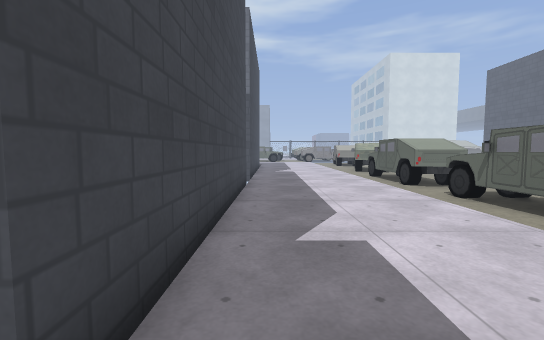
View 1 (above)

18 first-person views from a walk through a level from a Godot 3-D game. The camera is 1.2 m above the floor, tilts 4° down and sees 90° across. The floor is counted in squares, 1 m on a side. Each view is taken from the middle of a square. On the plan, view 1 faces up. The plan holds only what a view shows up to about 13 squares ahead; the rest is blank. The place goes on beyond the plan. Characters and animated objects are not drawn. Some surface patterns are stand-ins.

View 2
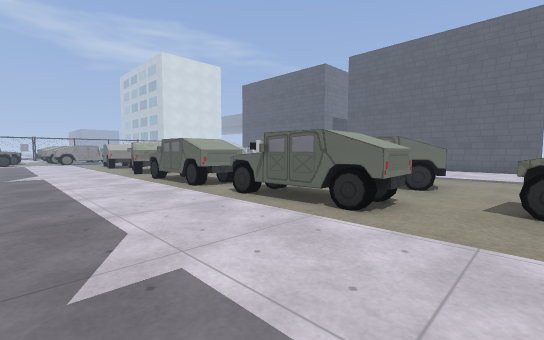

View 3
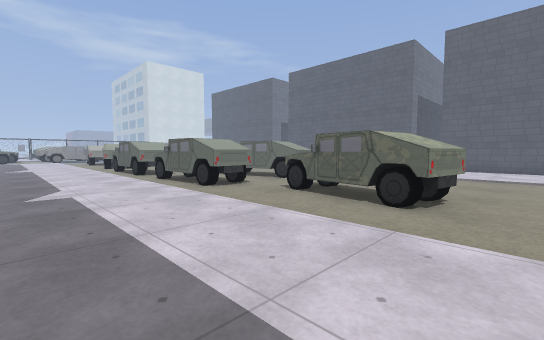

View 4
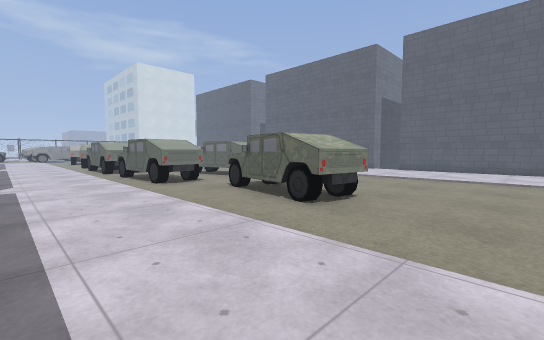

View 5
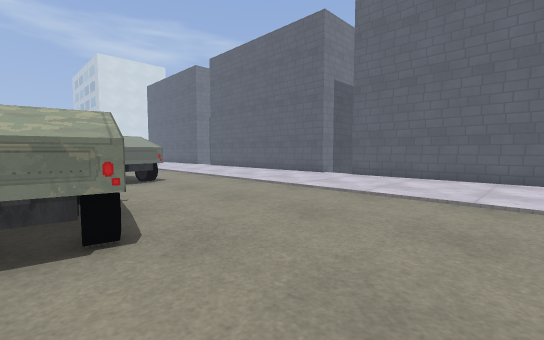

View 6
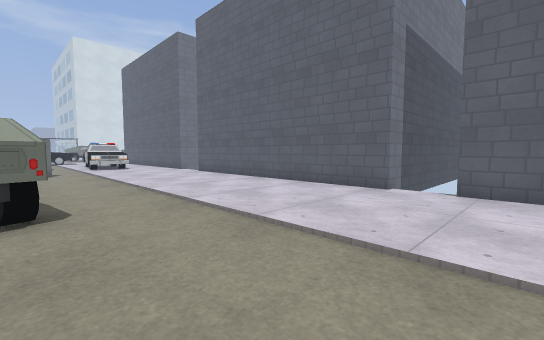

View 7
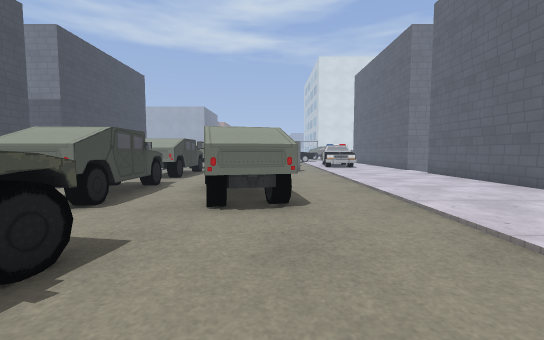

View 8
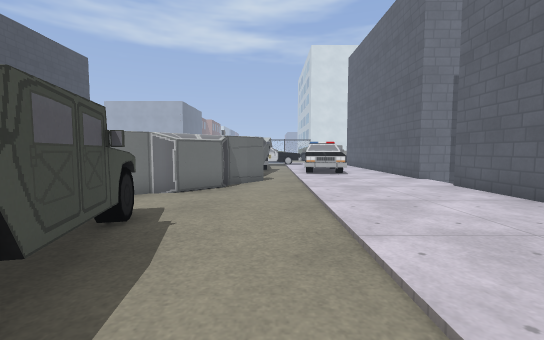

View 9
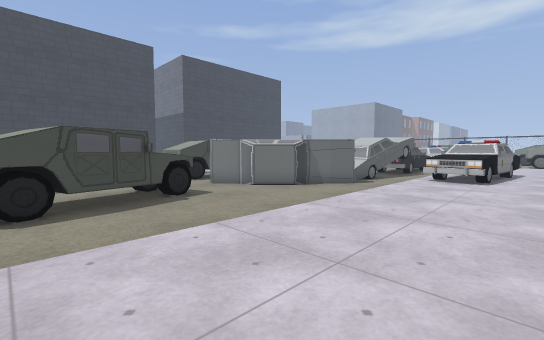

View 10
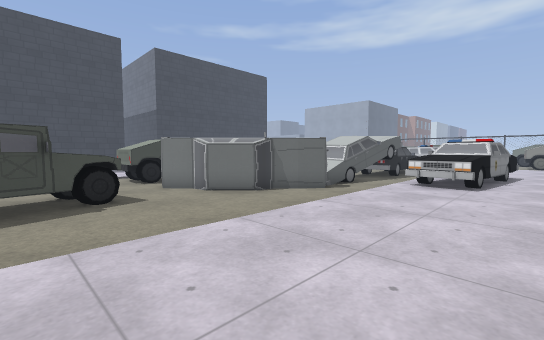

View 11
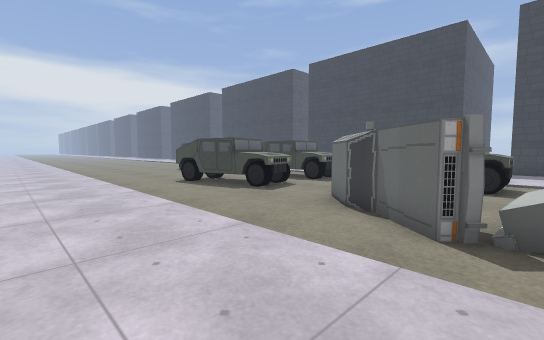

View 12
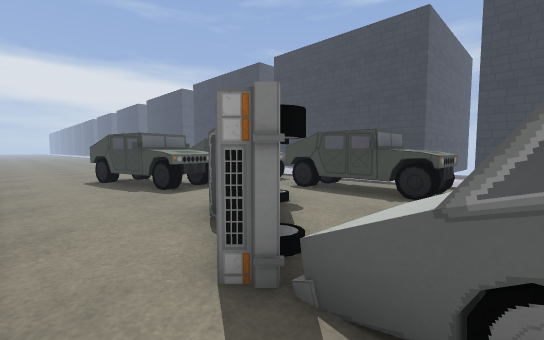

View 13
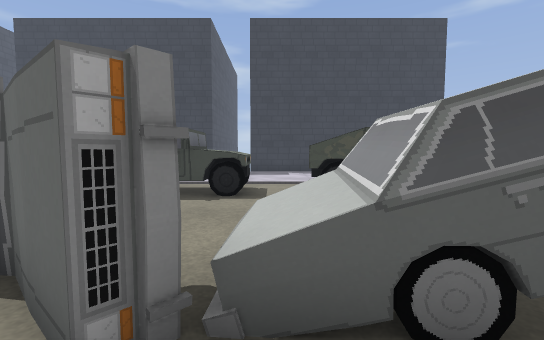

View 14
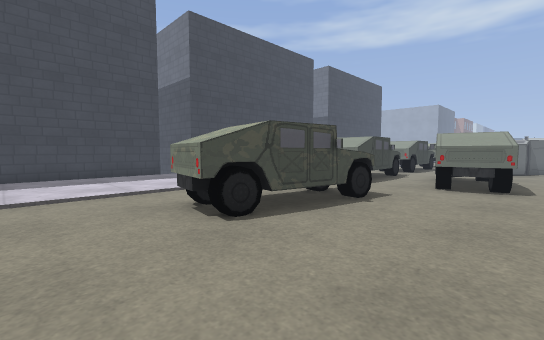

View 15
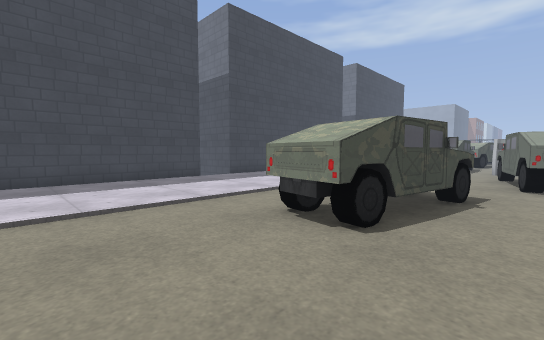

View 16
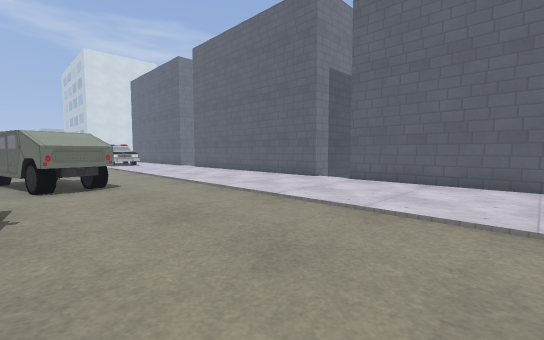

View 17
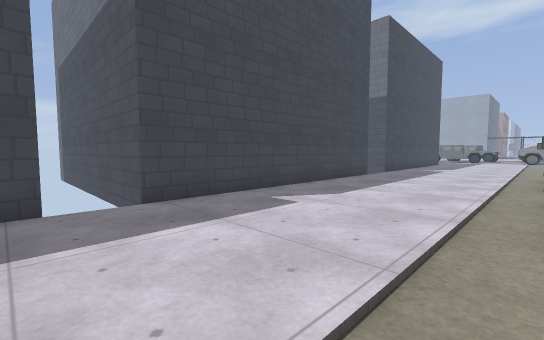

View 18
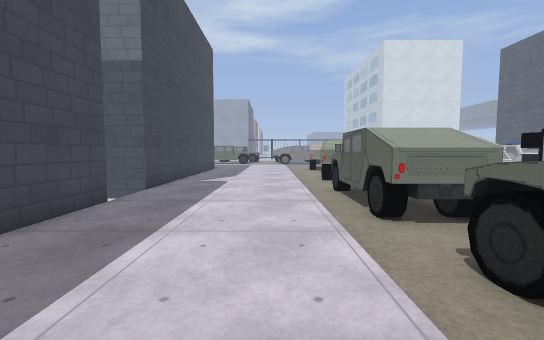

### Floor plan
Key: @ floor where view 1 was taken; # wall or solid block; x gap in a wall; . floor; = window, fence, low wall or low ledge; ^ raised ledge; T thing the floor can be seen under or through; O other object.
Columns run from 1 left of view 1 to 19 right of it. Each row starts with its distance up from view 1.
 18 #......      ##.^^#.
 17 #.....^##    #..^^=.
 16 #......^#   ^#..^^..#
 15 #......... .Ox......#
 14 #.....^^^... #......#
 13  .....^^^...##......
 12 #.....###.###.......#
 11 #.....###.###.......#
 10 #.....^^^x#.........#
  9 #...................#
  8 #......^^.^^........#
  7 #.....^^^.^^T.......#
  6 #.....###.TTT.......#
  5 #.....###.T T.......#
  4 #.....###..TT.......#
  3 #......^...^........#
  2 #...................#
  1 #.......^^#.........#
  0  @......#^#.........
 -1 #.......##..........#
 -2 #.......##..........#
 -3 #.......^#..........#
 -4 #...................#
 -5 #...................#
 -6 #...................#
 -7 #...................#

Where each view was taken, in squares from view 1:
view 1: 0 up, 0 right, facing up
view 2: 1 up, 0 right, facing up-right
view 3: 5 down, 0 right, facing up-right
view 4: 7 down, 1 right, facing up-right
view 5: 7 down, 7 right, facing up-right
view 6: 2 down, 11 right, facing up-right
view 7: 2 down, 11 right, facing up
view 8: 3 up, 13 right, facing up
view 9: 4 up, 18 right, facing up-left
view 10: 6 up, 18 right, facing up-left
view 11: 15 up, 17 right, facing down-left
view 12: 16 up, 14 right, facing down-left
view 13: 15 up, 14 right, facing left
view 14: 6 down, 12 right, facing up-left
view 15: 7 down, 10 right, facing up-left
view 16: 6 down, 9 right, facing up-right
view 17: 1 down, 5 right, facing up-left
view 18: 5 up, 3 right, facing up
